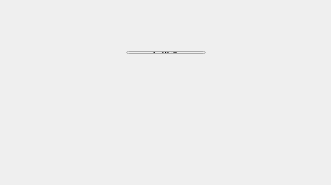
<?xml version="1.0" encoding="UTF-8"?>
<ui version="4.0">
 <class>Widget</class>
 <widget class="QWidget" name="Widget">
  <property name="geometry">
   <rect>
    <x>0</x>
    <y>0</y>
    <width>331</width>
    <height>185</height>
   </rect>
  </property>
  <property name="sizePolicy">
   <sizepolicy hsizetype="Fixed" vsizetype="Fixed">
    <horstretch>0</horstretch>
    <verstretch>0</verstretch>
   </sizepolicy>
  </property>
  <property name="mouseTracking">
   <bool>false</bool>
  </property>
  <property name="windowTitle">
   <string>Widget</string>
  </property>
  <widget class="QLabel" name="label">
   <property name="geometry">
    <rect>
     <x>0</x>
     <y>70</y>
     <width>331</width>
     <height>91</height>
    </rect>
   </property>
   <property name="font">
    <font>
     <family>Adobe Arabic</family>
     <pointsize>16</pointsize>
     <weight>75</weight>
     <bold>true</bold>
    </font>
   </property>
   <property name="text">
    <string/>
   </property>
  </widget>
  <widget class="QWidget" name="">
   <property name="geometry">
    <rect>
     <x>0</x>
     <y>40</y>
     <width>331</width>
     <height>25</height>
    </rect>
   </property>
   <layout class="QHBoxLayout" name="horizontalLayout">
    <item>
     <spacer name="horizontalSpacer">
      <property name="orientation">
       <enum>Qt::Horizontal</enum>
      </property>
      <property name="sizeHint" stdset="0">
       <size>
        <width>40</width>
        <height>20</height>
       </size>
      </property>
     </spacer>
    </item>
    <item>
     <widget class="QPushButton" name="pushButton">
      <property name="text">
       <string>Click</string>
      </property>
     </widget>
    </item>
    <item>
     <spacer name="horizontalSpacer_2">
      <property name="orientation">
       <enum>Qt::Horizontal</enum>
      </property>
      <property name="sizeHint" stdset="0">
       <size>
        <width>40</width>
        <height>20</height>
       </size>
      </property>
     </spacer>
    </item>
   </layout>
  </widget>
 </widget>
 <layoutdefault spacing="6" margin="11"/>
 <resources/>
 <connections/>
</ui>
